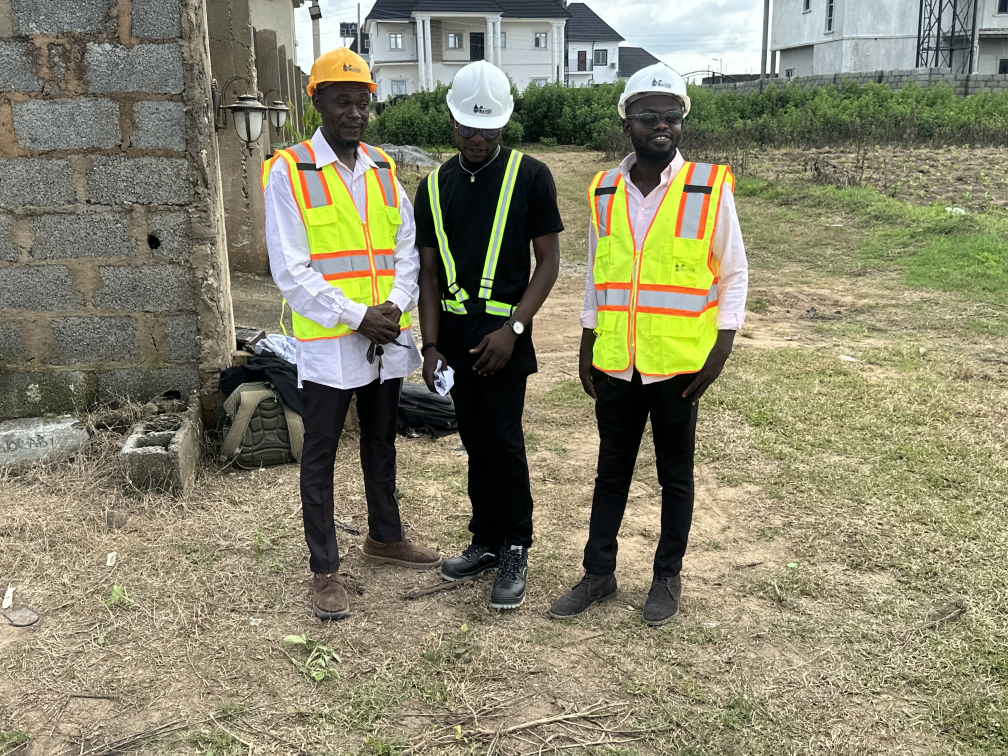
#> input picture assets/images/IMG_0759.JPG, 4032 x 3024 px (shown at 1/4 size)
$ python optimize_images.py
#> lines starting #> are read from the running program, lines starting #| are printed output that depends on the picture
"""
Make web-ready copies of the site photos.

Reads every .jpg/.jpeg/.png in assets/images/ and writes, for each one,
WebP and JPEG copies at two widths into assets/images/web/:

    IMG_0790-800.webp   IMG_0790-800.jpg
    IMG_0790-1600.webp  IMG_0790-1600.jpg

Originals are never changed. Run again whenever you add photos:

    pip install pillow
    python tools/optimize_images.py
"""
from pathlib import Path
from PIL import Image, ImageOps

ROOT = Path(__file__).resolve().parent.parent
SRC = ROOT / "assets" / "images"
OUT = SRC / "web"
WIDTHS = (800, 1600)
WEBP_QUALITY = 76
JPEG_QUALITY = 78


def save_versions(path: Path) -> None:
    with Image.open(path) as im:
#> im is the input picture: PIL image 4032x3024 RGB; mean R, G, B 136.9, 133.7, 109.3
        im = ImageOps.exif_transpose(im)  # keep phone photos the right way up
        im = im.convert("RGB")
        for w in WIDTHS:
            target = min(w, im.width)  # never upscale; small images keep their size
            h = round(im.height * target / im.width)
            resized = im.resize((target, h), Image.LANCZOS) if target != im.width else im
            stem = f"{path.stem}-{w}"
            resized.save(OUT / f"{stem}.webp", "WEBP", quality=WEBP_QUALITY, method=6)
            resized.save(OUT / f"{stem}.jpg", "JPEG", quality=JPEG_QUALITY,
                         optimize=True, progressive=True)
#> this loop made 2 passes
#> pass 1, in save_versions, `resized = im.resize((target, h), Image.LANCZOS) if target != im.width ..`:
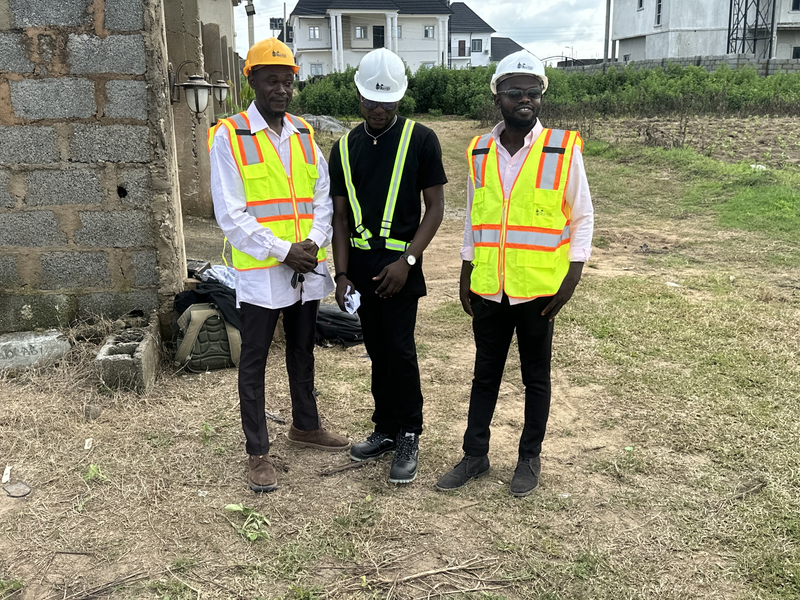
#> resized: PIL image 800x600 RGB; mean R, G, B 136.8, 133.7, 109.3


def main() -> None:
    OUT.mkdir(exist_ok=True)
    files = [p for p in SRC.iterdir() if p.suffix.lower() in {".jpg", ".jpeg", ".png"}]
    before = sum(p.stat().st_size for p in files)
    for p in sorted(files):
        save_versions(p)
        print("done", p.name)
    after = sum(p.stat().st_size for p in OUT.glob("*-800.webp"))
    print(f"originals: {before/1e6:.1f} MB  ->  phone-size WebP set: {after/1e6:.1f} MB")


if __name__ == "__main__":
    main()
